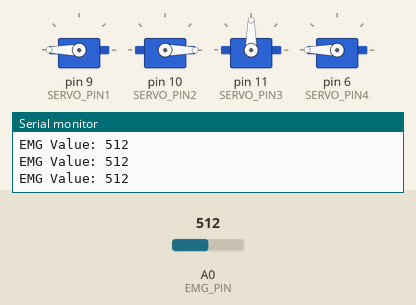
The sketch below on a simulated Arduino Uno, built with avr-gcc and run on an emulated ATmega328P. Parts: 4 × servo, the last lines printed to the serial monitor. Inputs (shaded band) come from the test bench; at power-on: A0 (EMG_PIN) = 512.

Above: at 1.2 s.
1.3 s: A0 (EMG_PIN) set to 458
2.8 s: A0 (EMG_PIN) set to 444
At 3.5 s:
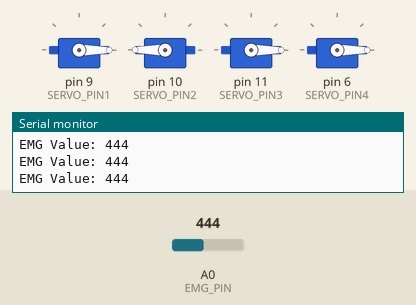
4.3 s: A0 (EMG_PIN) set to 460
At 5.0 s:
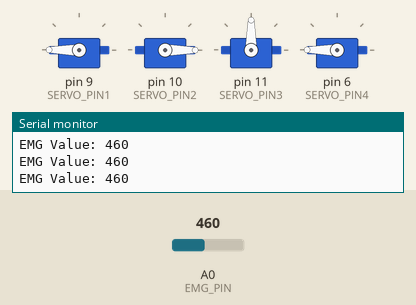
5.8 s: A0 (EMG_PIN) set to 440
At 6.5 s:
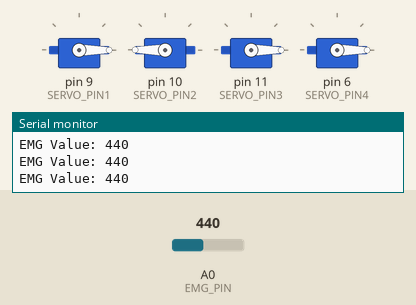
Timing chart, 0 to 8.3 s (numbered marks = the images above; inputs shaded):
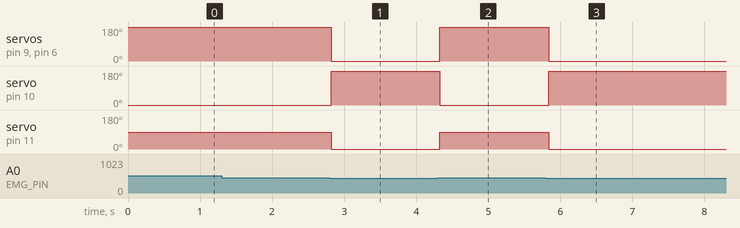

Measured:
- the behaviour switches between 451 and 450 on A0 (EMG_PIN) (found by bisection; images 0 and 1)
- after the input at 2.8 s, servo on pin 9 (SERVO_PIN1), servo on pin 6 (SERVO_PIN4): 180° → 0° at once; servo on pin 10 (SERVO_PIN2): 0° → 180° at once; servo on pin 11 (SERVO_PIN3): 90° → 0° at once
- after the input at 4.3 s, servo on pin 9 (SERVO_PIN1), servo on pin 6 (SERVO_PIN4): 0° → 180° at once; servo on pin 10 (SERVO_PIN2): 180° → 0° at once; servo on pin 11 (SERVO_PIN3): 0° → 90° at once
- after the input at 5.8 s, servo on pin 9 (SERVO_PIN1), servo on pin 6 (SERVO_PIN4): 180° → 0° at once; servo on pin 10 (SERVO_PIN2): 0° → 180° at once; servo on pin 11 (SERVO_PIN3): 90° → 0° at once

The sketch:

emg_servo_control.ino
```cpp
/*
 * EMG Servo Control — Bionic Prosthetic Arm
 *
 * Reads EMG (electromyography) muscle signal from an analog sensor and drives
 * four servo motors to open or close the prosthetic hand accordingly.
 *
 * Hardware:
 *   - Arduino (Uno / Nano or compatible)
 *   - EMG sensor output  → A0
 *   - Servo 1 (index)    → D9
 *   - Servo 2 (middle)   → D10
 *   - Servo 3 (ring)     → D11
 *   - Servo 4 (pinky)    → D6
 *
 * EMG thresholds (tune to your sensor):
 *   ≤ 450          → hand open  (relaxed muscle)
 *   > 450          → hand closed (muscle contracted)
 */

#include <Servo.h>

// ── Pin assignments ──────────────────────────────────────────────
const int EMG_PIN    = A0;
const int SERVO_PIN1 =  9;  // Index finger
const int SERVO_PIN2 = 10;  // Middle finger
const int SERVO_PIN3 = 11;  // Ring finger
const int SERVO_PIN4 =  6;  // Pinky finger

// ── Threshold ────────────────────────────────────────────────────
const int EMG_THRESHOLD = 450;

// ── Servo objects ────────────────────────────────────────────────
Servo servo1;
Servo servo2;
Servo servo3;
Servo servo4;

// ────────────────────────────────────────────────────────────────
void setup() {
  Serial.begin(9600);

  servo1.attach(SERVO_PIN1);
  servo2.attach(SERVO_PIN2);
  servo3.attach(SERVO_PIN3);
  servo4.attach(SERVO_PIN4);

  // Start in open (relaxed) position
  openHand();
}

// ────────────────────────────────────────────────────────────────
void loop() {
  int emgValue = analogRead(EMG_PIN);
  Serial.print("EMG Value: ");
  Serial.println(emgValue);

  if (emgValue <= EMG_THRESHOLD) {
    openHand();
  } else {
    closeHand();
  }

  delay(100);  // ~10 Hz polling rate
}

// ── Helper functions ─────────────────────────────────────────────

// Fingers extended — hand open
void openHand() {
  servo1.write(0);
  servo2.write(180);
  servo3.write(0);
  servo4.write(0);
}

// Fingers curled — hand closed / grip
void closeHand() {
  servo1.write(180);
  servo2.write(0);
  servo3.write(90);
  servo4.write(180);
}
```
